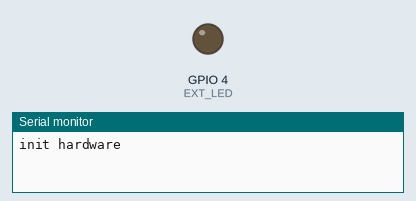
Recording of a sketch running on a simulated ESP8266 (NodeMCU). On the bench: output pins drawn as LEDs (lit = HIGH), the last lines printed to the serial monitor. WiFi joins after 1.5 s; servers stay silent unless stated; uploads are accepted with an empty reply. At 1.7 s the program puts the board to deep sleep or switches it off; the recording ends there.

Above: at 0.05 s.
At 1.6 s:
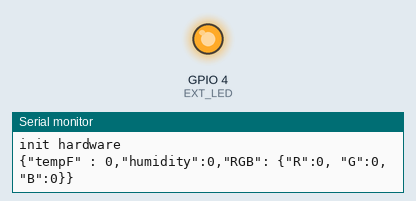
Timing chart, 0 to 1.9 s (numbered marks = the images above):
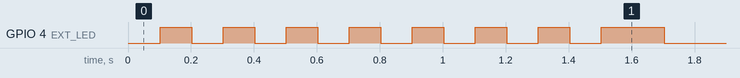

Measured:
- by itself, GPIO 4 (EXT_LED): goes 7 × (HIGH 0.10 s, LOW 0.10 s), HIGH 0.20 s, then LOW

The sketch:

deep-sleep.ino
```cpp
// Include the ESP8266 WiFi library. (Works a lot like the
// Arduino WiFi library.)
#include <ESP8266WiFi.h>
#include <ESP8266HTTPClient.h>

//////////////////////
// WiFi Definitions //
//////////////////////
const char WiFiSSID[] = "the shire";
const char WiFiPSK[] = "parker7275dahlia";

// Time to sleep (in seconds):
const int sleepTimeS = 30;
const int EXT_LED = 4;


void setup()
{
  initHardware();
  connectWiFi();
  digitalWrite(EXT_LED, HIGH);
  while (postToCjp() != 1)
  {
    delay(100);
  }
  digitalWrite(EXT_LED, LOW);
  // deepSleep time is defined in microseconds. Multiply
  // seconds by 1e6
  ESP.deepSleep(sleepTimeS * 1000000);
}

void loop()
{
}

void connectWiFi()
{
  byte ledStatus = LOW;

  // Set WiFi mode to station (as opposed to AP or AP_STA)
  WiFi.mode(WIFI_STA);
  // WiFI.begin([ssid], [passkey]) initiates a WiFI connection
  // to the stated [ssid], using the [passkey] as a WPA, WPA2,
  // or WEP passphrase.
  WiFi.begin(WiFiSSID, WiFiPSK);

  // Use the WiFi.status() function to check if the ESP8266
  // is connected to a WiFi network.
  while (WiFi.status() != WL_CONNECTED)
  {
    // Blink the LED
    digitalWrite(EXT_LED, ledStatus); // Write LED high/low
    ledStatus = (ledStatus == HIGH) ? LOW : HIGH;

    // Delays allow the ESP8266 to perform critical tasks
    // defined outside of the sketch. These tasks include
    // setting up, and maintaining, a WiFi connection.
    delay(100);
    // Potentially infinite loops are generally dangerous.
    // Add delays -- allowing the processor to perform other
    // tasks -- wherever possible.
  }
}

void initHardware()
{
  Serial.begin(9600);
  Serial.print("init hardware\n");
  pinMode(EXT_LED, OUTPUT);
}

int postToCjp()
{
  HTTPClient http;
  String postData;
  // LED turns on when we enter, it'll go off when we
  // successfully post.
  digitalWrite(EXT_LED, HIGH);

  http.begin("http://cjparker.us/nug/api/rawDataXXX");
  http.addHeader("Content-Type", "application/json");

  int f = 0;
  int h = 0;
  int red = 0;
  int green = 0;
  int blue = 0;
  postData = "{\"tempF\" : ";
  postData.concat(f);
  postData.concat(",\"humidity\":");
  postData.concat(h);
  postData.concat(",\"RGB\": {");
  postData.concat("\"R\":");
  postData.concat(red);
  postData.concat(", \"G\":");
  postData.concat(green);
  postData.concat(",\"B\":");
  postData.concat(blue);
  postData.concat("}");
  postData.concat("}");

  Serial.print(postData);
  Serial.println();

  int httpCode = http.POST(postData);

  // httpCode will be negative on error
  if (httpCode > 0) {
    // HTTP header has been send and Server response header has been handled
    Serial.printf("[HTTP] POST... code: %d\n", httpCode);

    // file found at server
    if (httpCode == HTTP_CODE_OK) {
      String payload = http.getString();
      Serial.println(payload);
    }
  } else {
    Serial.printf("[HTTP] POST... failed, error: %s\n", http.errorToString(httpCode).c_str());
  }
  http.end();


  // Before we exit, turn the LED off.
  digitalWrite(EXT_LED, LOW);

  return 1; // Return success
}
```
